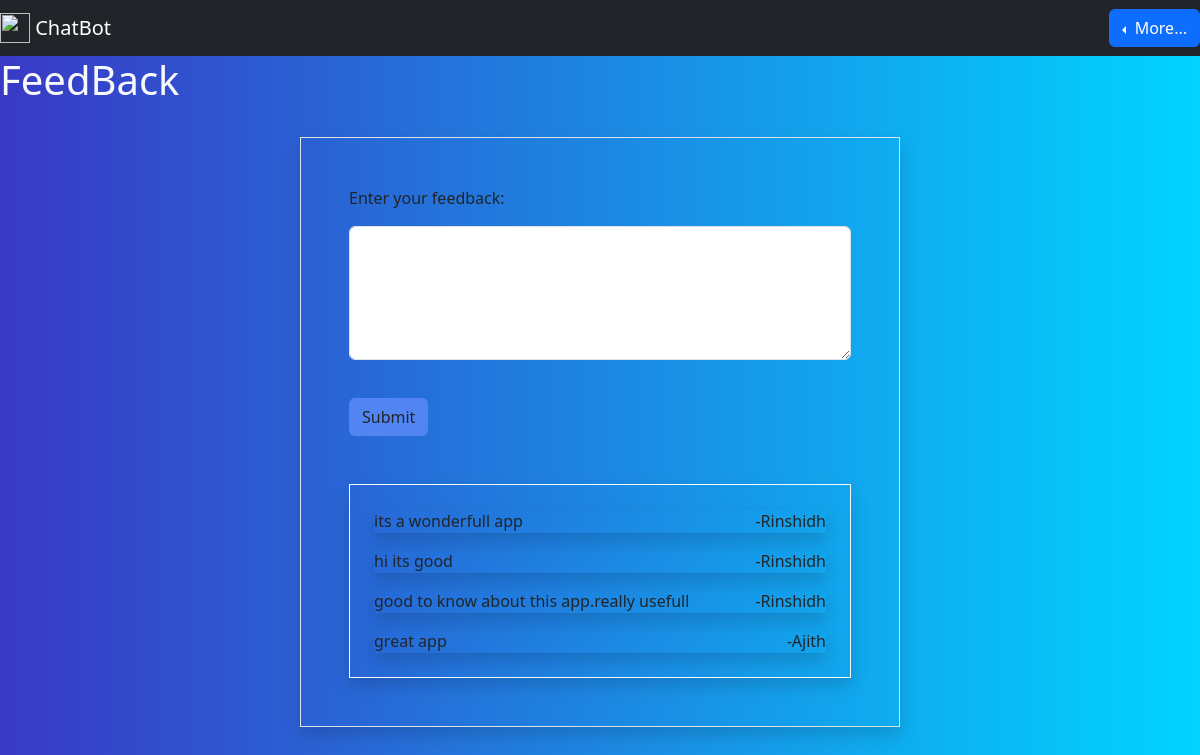
/user/feed (signed in), run on the app's committed database.
### user/models.py (models this page shows)
class Feedbacks(models.Model):
    feedback=models.CharField(max_length=300)
    date=models.DateField(auto_now_add=True)
    user=models.ForeignKey(User,on_delete=models.CASCADE)

### user/views.py (the view, shortened to what this page needs)
# urls.py: path('feed',FeedBackView.as_view(),name="feed"),
@method_decorator(dec,name="dispatch")
class FeedBackView(View):
    def get(self,request):
        data=Feedbacks.objects.all()
        return render(request,"feedback.html",{"data":data})

### user/views.py (called while the page is built)
def signin_required(fn):
    def inner(request,*args,**kwargs):
        if request.user.is_authenticated:
            return fn(request,*args,**kwargs)
        else:
            messages.error(request,"Please Login First!!")
            return redirect('sin')
    return inner

### user/templates/feedback.html (shortened to what this page needs)
{% extends 'common.html' %}
{% block nav %}
<h1 class="text-light">FeedBack</h1>
<div class="w-100 d-flex flex-column justify-content-center align-items-center" style="height: 80vh;">
    <div class="border w-50 shadow p-5">
        <form method="post">
            <label for="fd">
                Enter your feedback:
                <textarea name="feed" id="fd" cols="100" required minlength="5" rows="5" class="form-control my-3"></textarea>
            </label>
            <button class="btn mt-3 ref" >Submit</button>
        </form>
        <div class="border border-light shadow p-2 mt-5">
            {% for i in data %}
            <p class=" shadow m-3 d-flex justify-content-between"><span>{{i.feedback}}</span><span>-{{i.user.first_name}}</span></p>
            {% endfor %}
        </div>
    </div>
</div>
{% endblock nav %}

### user/templates/common.html (shortened to what this page needs)
<!doctype html>
<html lang="en">
<head>
  <link href="https://cdn.jsdelivr.net/npm/bootstrap@5.3.2/dist/css/bootstrap.min.css" rel="stylesheet"
 />
  <link rel="stylesheet" href="https://cdnjs.cloudflare.com/ajax/libs/font-awesome/6.5.1/css/all.min.css"
 />
</head>
<body>
  <nav class="navbar navbar-dark bg-dark">
    <a class="navbar-brand" href="{% url 'uhome' %}">
      <img src="https://freesvg.org/img/1538298822.png" width="30" height="30" class="d-inline-block align-top" alt="">
      ChatBot
    </a>
    <div class="dropdown dropstart">
      <button type="button" class="btn btn-primary dropdown-toggle" data-bs-toggle="dropdown">
        More...
      </button>
    </div>
  </nav>
  {% block nav %}{% endblock nav %}
</body>
</html>

### user/templates/common.html (style rules this page uses)
body { background: rgb(2, 0, 36); background: linear-gradient(90deg, rgba(2, 0, 36, 1) 0%, rgba(57, 57, 197, 1) 0%, rgba(0, 212, 255, 1) 100%); }
.ref { background-color: rgb(82, 133, 242); }

### data on the page
Feedbacks: feedback "its a wonderfull app", user.first_name "Rinshidh"
Feedbacks: feedback "hi its good", user.first_name "Rinshidh"
Feedbacks: feedback "good to know about this app.really usefull", user.first_name "Rinshidh"
Feedbacks: feedback "great app", user.first_name "Ajith"
